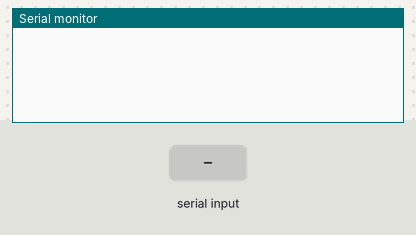
Bench run of a sketch on a simulated Arduino Mega 2560, built with avr-gcc and run on an emulated ATmega2560. Shown: the last lines printed to the serial monitor. The test bench sets the inputs (shaded band). EEPROM starts erased.

Above: at 1.2 s.
1.3 s: "ATID 1\n" received over Serial
At 1.5 s:
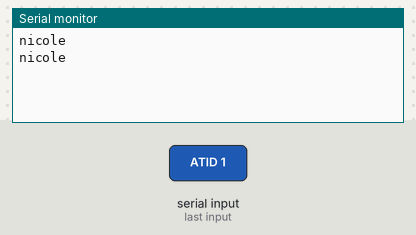
6.2 s: "***" received over Serial
7.7 s: "ID 1\n" received over Serial
At 7.78 s:
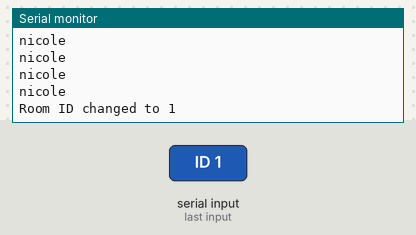

The sketch:

serial.ino
```cpp
#include <Time.h>
#include <TaskScheduler.h>
#include <EEPROM.h>

void CheckSerialBuffer();
void RequestDateTimeSync();

void ProcessSerialData();

Task tsk2(50, TASK_FOREVER, &CheckSerialBuffer);
Task tsk3(100, TASK_FOREVER, &RequestDateTimeSync);

Scheduler runner;

String serial_data_queue;

int at_mode_flag = 0;
int datetime_sync_flag = 0;

void setup(){
  Serial.begin(9600);
  Serial1.begin(9600);

  runner.addTask(tsk2);
  runner.addTask(tsk3);

  tsk2.enable();
}

void loop(){
  runner.execute();
}

void CheckSerialBuffer(){
  while(Serial.available()>0){
    serial_data_queue += (char)Serial.read();
    delay(5);
  }

  if(serial_data_queue.length()!=0)
    ProcessSerialData();
}

void ProcessSerialData(){
  if(serial_data_queue.equals("***")){
    at_mode_flag = 1;
    Serial.println("Entered AT mode...");
  }
  else if(!serial_data_queue.indexOf("ATID") && at_mode_flag){
    Serial1.print("+++");
    delay(1000);
    Serial1.println(serial_data_queue);
    Serial1.println("ATWR");
    Serial1.println("ATCN");

    int pan_id = (serial_data_queue.substring(serial_data_queue.indexOf(" ")+1)).toInt();
    EEPROM.update(13, pan_id);

    Serial.println("XBee configuration saved.");

    at_mode_flag = 0;
  }
  else if(!serial_data_queue.indexOf("ID") && at_mode_flag){
    int room_id = (serial_data_queue.substring(serial_data_queue.indexOf(" ")+1)).toInt();
    EEPROM.update(12, room_id);

    Serial.println("Room ID changed to "+serial_data_queue.substring(serial_data_queue.indexOf(" ")+1));

    at_mode_flag = 0;
  }
  else if(!serial_data_queue.indexOf("RESET") && at_mode_flag){
    for(int x=0; x<EEPROM.read(1)+2; x++)
      EEPROM.update(x, 0);

    for(int x=0; x<8; x++)
      EEPROM.update(10+x, 0);

    for(int x=0; x<7; x++)
      EEPROM.update(25+x, 0);

    for(int x=0; x<EEPROM.read(1)+1; x++)
      EEPROM.update(35+x, 0);

    EEPROM.update(1, 0);

    Serial.println("RESET finished");

    at_mode_flag = 0;
  }

  if(EEPROM.read(13) && EEPROM.read(12))
    EEPROM.update(10, 1);

  if(EEPROM.read(10) && EEPROM.read(11)){
    if(!datetime_sync_flag)
      tsk3.enable();
  }

  serial_data_queue = "";
}

void RequestDateTimeSync(){
  Serial.println("nicole");
}
```

Measured:
- after the input at 1.3 s, the serial monitor: prints a new line after 0.09 s (image 1)
- after the input at 7.7 s, the serial monitor: prints a new line after 0.08 s (image 2)
